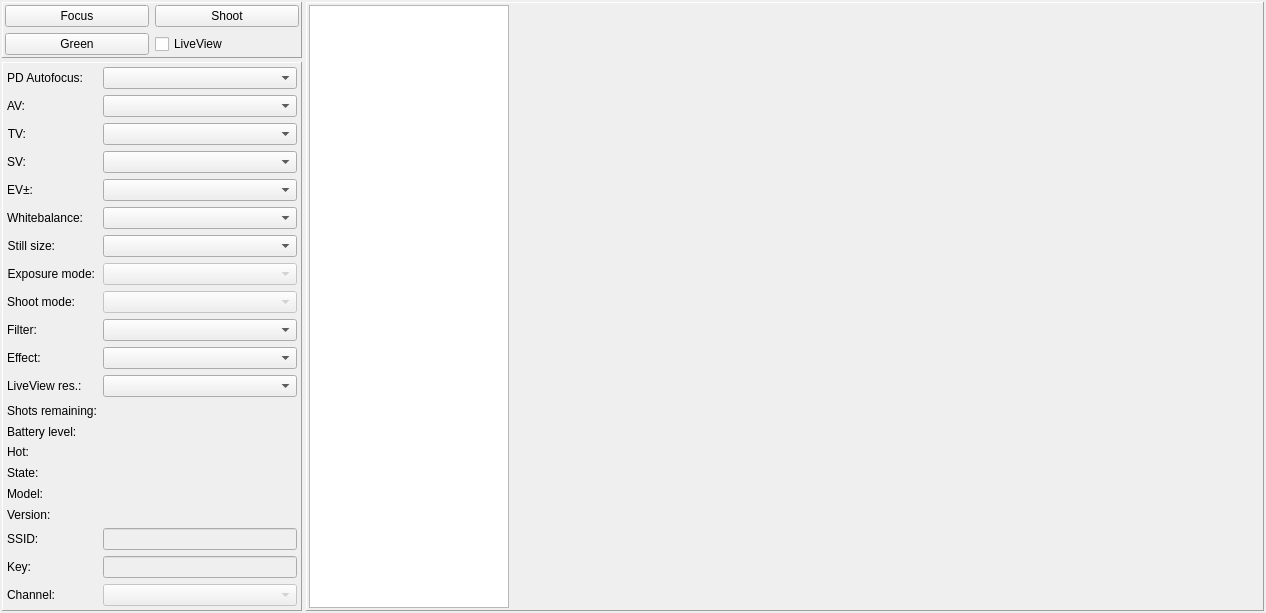
<?xml version="1.0" encoding="UTF-8"?>
<ui version="4.0">
 <class>MainWindow</class>
 <widget class="QMainWindow" name="MainWindow">
  <property name="geometry">
   <rect>
    <x>0</x>
    <y>0</y>
    <width>1266</width>
    <height>613</height>
   </rect>
  </property>
  <property name="contextMenuPolicy">
   <enum>Qt::CustomContextMenu</enum>
  </property>
  <property name="windowTitle">
   <string>PentaxWiFiRemote</string>
  </property>
  <property name="locale">
   <locale language="English" country="UnitedKingdom"/>
  </property>
  <widget class="QWidget" name="centralWidget">
   <layout class="QGridLayout" name="gridLayout_2">
    <property name="leftMargin">
     <number>2</number>
    </property>
    <property name="topMargin">
     <number>2</number>
    </property>
    <property name="rightMargin">
     <number>2</number>
    </property>
    <property name="bottomMargin">
     <number>2</number>
    </property>
    <property name="spacing">
     <number>4</number>
    </property>
    <item row="1" column="0">
     <widget class="QFrame" name="frame">
      <property name="maximumSize">
       <size>
        <width>300</width>
        <height>16777215</height>
       </size>
      </property>
      <property name="frameShape">
       <enum>QFrame::Panel</enum>
      </property>
      <property name="frameShadow">
       <enum>QFrame::Raised</enum>
      </property>
      <layout class="QVBoxLayout" name="verticalLayout">
       <property name="leftMargin">
        <number>2</number>
       </property>
       <property name="topMargin">
        <number>2</number>
       </property>
       <property name="rightMargin">
        <number>2</number>
       </property>
       <property name="bottomMargin">
        <number>2</number>
       </property>
       <item>
        <widget class="QScrollArea" name="sa_settings">
         <property name="contextMenuPolicy">
          <enum>Qt::CustomContextMenu</enum>
         </property>
         <property name="frameShape">
          <enum>QFrame::NoFrame</enum>
         </property>
         <property name="widgetResizable">
          <bool>true</bool>
         </property>
         <widget class="QWidget" name="scrollAreaWidgetContents">
          <property name="geometry">
           <rect>
            <x>0</x>
            <y>0</y>
            <width>274</width>
            <height>820</height>
           </rect>
          </property>
          <layout class="QFormLayout" name="formLayout">
           <property name="leftMargin">
            <number>2</number>
           </property>
           <property name="topMargin">
            <number>2</number>
           </property>
           <property name="rightMargin">
            <number>2</number>
           </property>
           <property name="bottomMargin">
            <number>2</number>
           </property>
           <item row="0" column="0">
            <widget class="QLabel" name="label_9">
             <property name="sizePolicy">
              <sizepolicy hsizetype="Expanding" vsizetype="Expanding">
               <horstretch>0</horstretch>
               <verstretch>0</verstretch>
              </sizepolicy>
             </property>
             <property name="toolTip">
              <string>Phase detection autofocus. This does not influence the LiveView (contrast based) autofocus. When LiveView autofocus is used, this is automatically disabled. Unfortunatley the API does not provide a mechanism to change the selected focus point as used when focusing through the viewfinder.</string>
             </property>
             <property name="text">
              <string>PD Autofocus:</string>
             </property>
             <property name="alignment">
              <set>Qt::AlignRight|Qt::AlignTrailing|Qt::AlignVCenter</set>
             </property>
            </widget>
           </item>
           <item row="0" column="1">
            <widget class="QComboBox" name="c_autoFocus">
             <property name="sizePolicy">
              <sizepolicy hsizetype="Expanding" vsizetype="Fixed">
               <horstretch>0</horstretch>
               <verstretch>0</verstretch>
              </sizepolicy>
             </property>
            </widget>
           </item>
           <item row="1" column="0">
            <widget class="QLabel" name="label_5">
             <property name="sizePolicy">
              <sizepolicy hsizetype="Expanding" vsizetype="Expanding">
               <horstretch>0</horstretch>
               <verstretch>0</verstretch>
              </sizepolicy>
             </property>
             <property name="text">
              <string>AV:</string>
             </property>
             <property name="alignment">
              <set>Qt::AlignRight|Qt::AlignTrailing|Qt::AlignVCenter</set>
             </property>
            </widget>
           </item>
           <item row="1" column="1">
            <widget class="QComboBox" name="c_av">
             <property name="sizePolicy">
              <sizepolicy hsizetype="Expanding" vsizetype="Fixed">
               <horstretch>0</horstretch>
               <verstretch>0</verstretch>
              </sizepolicy>
             </property>
            </widget>
           </item>
           <item row="2" column="0">
            <widget class="QLabel" name="label_6">
             <property name="sizePolicy">
              <sizepolicy hsizetype="Expanding" vsizetype="Expanding">
               <horstretch>0</horstretch>
               <verstretch>0</verstretch>
              </sizepolicy>
             </property>
             <property name="text">
              <string>TV:</string>
             </property>
             <property name="alignment">
              <set>Qt::AlignRight|Qt::AlignTrailing|Qt::AlignVCenter</set>
             </property>
            </widget>
           </item>
           <item row="2" column="1">
            <widget class="QComboBox" name="c_tv">
             <property name="sizePolicy">
              <sizepolicy hsizetype="Expanding" vsizetype="Fixed">
               <horstretch>0</horstretch>
               <verstretch>0</verstretch>
              </sizepolicy>
             </property>
            </widget>
           </item>
           <item row="3" column="0">
            <widget class="QLabel" name="label_7">
             <property name="sizePolicy">
              <sizepolicy hsizetype="Expanding" vsizetype="Expanding">
               <horstretch>0</horstretch>
               <verstretch>0</verstretch>
              </sizepolicy>
             </property>
             <property name="text">
              <string>SV:</string>
             </property>
             <property name="alignment">
              <set>Qt::AlignRight|Qt::AlignTrailing|Qt::AlignVCenter</set>
             </property>
            </widget>
           </item>
           <item row="3" column="1">
            <widget class="QComboBox" name="c_sv">
             <property name="sizePolicy">
              <sizepolicy hsizetype="Expanding" vsizetype="Fixed">
               <horstretch>0</horstretch>
               <verstretch>0</verstretch>
              </sizepolicy>
             </property>
            </widget>
           </item>
           <item row="4" column="0">
            <widget class="QLabel" name="label_8">
             <property name="sizePolicy">
              <sizepolicy hsizetype="Expanding" vsizetype="Expanding">
               <horstretch>0</horstretch>
               <verstretch>0</verstretch>
              </sizepolicy>
             </property>
             <property name="text">
              <string>EV±:</string>
             </property>
             <property name="alignment">
              <set>Qt::AlignRight|Qt::AlignTrailing|Qt::AlignVCenter</set>
             </property>
            </widget>
           </item>
           <item row="4" column="1">
            <widget class="QComboBox" name="c_xv">
             <property name="sizePolicy">
              <sizepolicy hsizetype="Expanding" vsizetype="Fixed">
               <horstretch>0</horstretch>
               <verstretch>0</verstretch>
              </sizepolicy>
             </property>
            </widget>
           </item>
           <item row="6" column="0">
            <widget class="QLabel" name="label">
             <property name="sizePolicy">
              <sizepolicy hsizetype="Expanding" vsizetype="Expanding">
               <horstretch>0</horstretch>
               <verstretch>0</verstretch>
              </sizepolicy>
             </property>
             <property name="text">
              <string>Whitebalance:</string>
             </property>
             <property name="alignment">
              <set>Qt::AlignRight|Qt::AlignTrailing|Qt::AlignVCenter</set>
             </property>
            </widget>
           </item>
           <item row="6" column="1">
            <widget class="QComboBox" name="c_WBMode">
             <property name="sizePolicy">
              <sizepolicy hsizetype="Expanding" vsizetype="Fixed">
               <horstretch>0</horstretch>
               <verstretch>0</verstretch>
              </sizepolicy>
             </property>
            </widget>
           </item>
           <item row="7" column="0">
            <widget class="QLabel" name="label_2">
             <property name="sizePolicy">
              <sizepolicy hsizetype="Expanding" vsizetype="Expanding">
               <horstretch>0</horstretch>
               <verstretch>0</verstretch>
              </sizepolicy>
             </property>
             <property name="text">
              <string>Still size:</string>
             </property>
             <property name="alignment">
              <set>Qt::AlignRight|Qt::AlignTrailing|Qt::AlignVCenter</set>
             </property>
            </widget>
           </item>
           <item row="7" column="1">
            <widget class="QComboBox" name="c_stillSize">
             <property name="sizePolicy">
              <sizepolicy hsizetype="Expanding" vsizetype="Fixed">
               <horstretch>0</horstretch>
               <verstretch>0</verstretch>
              </sizepolicy>
             </property>
            </widget>
           </item>
           <item row="8" column="0">
            <widget class="QLabel" name="label_4">
             <property name="sizePolicy">
              <sizepolicy hsizetype="Expanding" vsizetype="Expanding">
               <horstretch>0</horstretch>
               <verstretch>0</verstretch>
              </sizepolicy>
             </property>
             <property name="text">
              <string>Exposure mode:</string>
             </property>
             <property name="alignment">
              <set>Qt::AlignRight|Qt::AlignTrailing|Qt::AlignVCenter</set>
             </property>
            </widget>
           </item>
           <item row="8" column="1">
            <widget class="QComboBox" name="c_exposureMode">
             <property name="enabled">
              <bool>false</bool>
             </property>
             <property name="sizePolicy">
              <sizepolicy hsizetype="Expanding" vsizetype="Fixed">
               <horstretch>0</horstretch>
               <verstretch>0</verstretch>
              </sizepolicy>
             </property>
            </widget>
           </item>
           <item row="9" column="0">
            <widget class="QLabel" name="label_3">
             <property name="sizePolicy">
              <sizepolicy hsizetype="Expanding" vsizetype="Expanding">
               <horstretch>0</horstretch>
               <verstretch>0</verstretch>
              </sizepolicy>
             </property>
             <property name="text">
              <string>Shoot mode:</string>
             </property>
             <property name="alignment">
              <set>Qt::AlignRight|Qt::AlignTrailing|Qt::AlignVCenter</set>
             </property>
            </widget>
           </item>
           <item row="9" column="1">
            <widget class="QComboBox" name="c_shootMode">
             <property name="enabled">
              <bool>false</bool>
             </property>
             <property name="sizePolicy">
              <sizepolicy hsizetype="Expanding" vsizetype="Fixed">
               <horstretch>0</horstretch>
               <verstretch>0</verstretch>
              </sizepolicy>
             </property>
            </widget>
           </item>
           <item row="11" column="0">
            <widget class="QLabel" name="label_11">
             <property name="sizePolicy">
              <sizepolicy hsizetype="Expanding" vsizetype="Expanding">
               <horstretch>0</horstretch>
               <verstretch>0</verstretch>
              </sizepolicy>
             </property>
             <property name="text">
              <string>Filter:</string>
             </property>
            </widget>
           </item>
           <item row="11" column="1">
            <widget class="QComboBox" name="c_filter">
             <property name="sizePolicy">
              <sizepolicy hsizetype="Expanding" vsizetype="Fixed">
               <horstretch>0</horstretch>
               <verstretch>0</verstretch>
              </sizepolicy>
             </property>
            </widget>
           </item>
           <item row="12" column="0">
            <widget class="QLabel" name="label_12">
             <property name="sizePolicy">
              <sizepolicy hsizetype="Expanding" vsizetype="Expanding">
               <horstretch>0</horstretch>
               <verstretch>0</verstretch>
              </sizepolicy>
             </property>
             <property name="text">
              <string>Effect:</string>
             </property>
            </widget>
           </item>
           <item row="12" column="1">
            <widget class="QComboBox" name="c_effect">
             <property name="sizePolicy">
              <sizepolicy hsizetype="Expanding" vsizetype="Fixed">
               <horstretch>0</horstretch>
               <verstretch>0</verstretch>
              </sizepolicy>
             </property>
            </widget>
           </item>
           <item row="13" column="0">
            <widget class="QLabel" name="label_10">
             <property name="sizePolicy">
              <sizepolicy hsizetype="Expanding" vsizetype="Expanding">
               <horstretch>0</horstretch>
               <verstretch>0</verstretch>
              </sizepolicy>
             </property>
             <property name="text">
              <string>LiveView res.:</string>
             </property>
            </widget>
           </item>
           <item row="13" column="1">
            <widget class="QComboBox" name="c_reso">
             <property name="sizePolicy">
              <sizepolicy hsizetype="Expanding" vsizetype="Fixed">
               <horstretch>0</horstretch>
               <verstretch>0</verstretch>
              </sizepolicy>
             </property>
            </widget>
           </item>
           <item row="15" column="0">
            <widget class="QLabel" name="label_13">
             <property name="text">
              <string>Battery level:</string>
             </property>
            </widget>
           </item>
           <item row="15" column="1">
            <widget class="QLabel" name="l_battery">
             <property name="sizePolicy">
              <sizepolicy hsizetype="Expanding" vsizetype="Preferred">
               <horstretch>0</horstretch>
               <verstretch>0</verstretch>
              </sizepolicy>
             </property>
             <property name="text">
              <string notr="true"/>
             </property>
            </widget>
           </item>
           <item row="17" column="0">
            <widget class="QLabel" name="label_14">
             <property name="text">
              <string>Hot:</string>
             </property>
            </widget>
           </item>
           <item row="17" column="1">
            <widget class="QLabel" name="l_hot">
             <property name="sizePolicy">
              <sizepolicy hsizetype="Expanding" vsizetype="Preferred">
               <horstretch>0</horstretch>
               <verstretch>0</verstretch>
              </sizepolicy>
             </property>
             <property name="text">
              <string notr="true"/>
             </property>
            </widget>
           </item>
           <item row="18" column="0">
            <widget class="QLabel" name="label_15">
             <property name="text">
              <string>State:</string>
             </property>
            </widget>
           </item>
           <item row="18" column="1">
            <widget class="QLabel" name="l_state">
             <property name="sizePolicy">
              <sizepolicy hsizetype="Expanding" vsizetype="Preferred">
               <horstretch>0</horstretch>
               <verstretch>0</verstretch>
              </sizepolicy>
             </property>
             <property name="text">
              <string notr="true"/>
             </property>
            </widget>
           </item>
           <item row="19" column="0">
            <widget class="QLabel" name="label_17">
             <property name="text">
              <string>Model:</string>
             </property>
            </widget>
           </item>
           <item row="19" column="1">
            <widget class="QLabel" name="l_model">
             <property name="sizePolicy">
              <sizepolicy hsizetype="Expanding" vsizetype="Preferred">
               <horstretch>0</horstretch>
               <verstretch>0</verstretch>
              </sizepolicy>
             </property>
             <property name="text">
              <string notr="true"/>
             </property>
            </widget>
           </item>
           <item row="20" column="0">
            <widget class="QLabel" name="label_19">
             <property name="text">
              <string>Version:</string>
             </property>
            </widget>
           </item>
           <item row="20" column="1">
            <widget class="QLabel" name="l_firmwareVersion">
             <property name="sizePolicy">
              <sizepolicy hsizetype="Expanding" vsizetype="Preferred">
               <horstretch>0</horstretch>
               <verstretch>0</verstretch>
              </sizepolicy>
             </property>
             <property name="text">
              <string notr="true"/>
             </property>
            </widget>
           </item>
           <item row="21" column="0">
            <widget class="QLabel" name="label_21">
             <property name="text">
              <string>SSID:</string>
             </property>
            </widget>
           </item>
           <item row="23" column="0">
            <widget class="QLabel" name="label_23">
             <property name="text">
              <string>Key:</string>
             </property>
            </widget>
           </item>
           <item row="24" column="0">
            <widget class="QLabel" name="label_25">
             <property name="text">
              <string>Channel:</string>
             </property>
            </widget>
           </item>
           <item row="24" column="1">
            <widget class="QComboBox" name="c_channel">
             <property name="enabled">
              <bool>false</bool>
             </property>
             <property name="sizePolicy">
              <sizepolicy hsizetype="Expanding" vsizetype="Fixed">
               <horstretch>0</horstretch>
               <verstretch>0</verstretch>
              </sizepolicy>
             </property>
            </widget>
           </item>
           <item row="23" column="1">
            <widget class="QLineEdit" name="le_key">
             <property name="enabled">
              <bool>false</bool>
             </property>
             <property name="text">
              <string notr="true"/>
             </property>
             <property name="echoMode">
              <enum>QLineEdit::Password</enum>
             </property>
             <property name="placeholderText">
              <string notr="true"/>
             </property>
            </widget>
           </item>
           <item row="21" column="1">
            <widget class="QLineEdit" name="le_ssid">
             <property name="enabled">
              <bool>false</bool>
             </property>
             <property name="text">
              <string notr="true"/>
             </property>
             <property name="placeholderText">
              <string notr="true"/>
             </property>
            </widget>
           </item>
           <item row="14" column="0">
            <widget class="QLabel" name="label_16">
             <property name="text">
              <string>Shots remaining:</string>
             </property>
            </widget>
           </item>
           <item row="14" column="1">
            <widget class="QLabel" name="l_remain">
             <property name="sizePolicy">
              <sizepolicy hsizetype="Expanding" vsizetype="Preferred">
               <horstretch>0</horstretch>
               <verstretch>0</verstretch>
              </sizepolicy>
             </property>
             <property name="text">
              <string notr="true"/>
             </property>
            </widget>
           </item>
          </layout>
         </widget>
        </widget>
       </item>
      </layout>
     </widget>
    </item>
    <item row="0" column="0">
     <widget class="QFrame" name="frame_3">
      <property name="frameShape">
       <enum>QFrame::Panel</enum>
      </property>
      <property name="frameShadow">
       <enum>QFrame::Raised</enum>
      </property>
      <layout class="QGridLayout" name="gridLayout_3">
       <property name="leftMargin">
        <number>2</number>
       </property>
       <property name="topMargin">
        <number>2</number>
       </property>
       <property name="rightMargin">
        <number>2</number>
       </property>
       <property name="bottomMargin">
        <number>2</number>
       </property>
       <item row="1" column="1">
        <widget class="QCheckBox" name="cb_liveview">
         <property name="text">
          <string>LiveView</string>
         </property>
        </widget>
       </item>
       <item row="0" column="0">
        <widget class="QPushButton" name="pb_focus">
         <property name="toolTip">
          <string>Focus</string>
         </property>
         <property name="text">
          <string>Focus</string>
         </property>
        </widget>
       </item>
       <item row="1" column="0">
        <widget class="QPushButton" name="pb_green">
         <property name="toolTip">
          <string>Green</string>
         </property>
         <property name="text">
          <string>Green</string>
         </property>
        </widget>
       </item>
       <item row="0" column="1">
        <widget class="QPushButton" name="pb_shoot">
         <property name="toolTip">
          <string>Shoot</string>
         </property>
         <property name="text">
          <string>Shoot</string>
         </property>
        </widget>
       </item>
      </layout>
     </widget>
    </item>
    <item row="0" column="1" rowspan="2">
     <widget class="QFrame" name="frame_2">
      <property name="frameShape">
       <enum>QFrame::Panel</enum>
      </property>
      <property name="frameShadow">
       <enum>QFrame::Raised</enum>
      </property>
      <layout class="QHBoxLayout" name="horizontalLayout_2">
       <property name="leftMargin">
        <number>2</number>
       </property>
       <property name="topMargin">
        <number>2</number>
       </property>
       <property name="rightMargin">
        <number>2</number>
       </property>
       <property name="bottomMargin">
        <number>2</number>
       </property>
       <item>
        <widget class="QListWidget" name="preview_gallery">
         <property name="minimumSize">
          <size>
           <width>200</width>
           <height>0</height>
          </size>
         </property>
         <property name="maximumSize">
          <size>
           <width>200</width>
           <height>16777215</height>
          </size>
         </property>
         <property name="contextMenuPolicy">
          <enum>Qt::CustomContextMenu</enum>
         </property>
         <property name="horizontalScrollBarPolicy">
          <enum>Qt::ScrollBarAlwaysOff</enum>
         </property>
         <property name="editTriggers">
          <set>QAbstractItemView::NoEditTriggers</set>
         </property>
         <property name="dragDropMode">
          <enum>QAbstractItemView::DragDrop</enum>
         </property>
         <property name="selectionMode">
          <enum>QAbstractItemView::ExtendedSelection</enum>
         </property>
         <property name="iconSize">
          <size>
           <width>160</width>
           <height>120</height>
          </size>
         </property>
         <property name="flow">
          <enum>QListView::TopToBottom</enum>
         </property>
         <property name="isWrapping" stdset="0">
          <bool>false</bool>
         </property>
         <property name="viewMode">
          <enum>QListView::IconMode</enum>
         </property>
         <property name="uniformItemSizes">
          <bool>false</bool>
         </property>
        </widget>
       </item>
       <item>
        <widget class="PreviewWidget" name="preview">
         <property name="minimumSize">
          <size>
           <width>720</width>
           <height>480</height>
          </size>
         </property>
         <property name="contextMenuPolicy">
          <enum>Qt::CustomContextMenu</enum>
         </property>
         <property name="text">
          <string notr="true"/>
         </property>
         <property name="alignment">
          <set>Qt::AlignCenter</set>
         </property>
        </widget>
       </item>
      </layout>
     </widget>
    </item>
   </layout>
  </widget>
 </widget>
 <layoutdefault spacing="6" margin="11"/>
 <customwidgets>
  <customwidget>
   <class>PreviewWidget</class>
   <extends>QLabel</extends>
   <header>ui/PreviewWidget.h</header>
  </customwidget>
 </customwidgets>
 <resources/>
 <connections/>
</ui>
